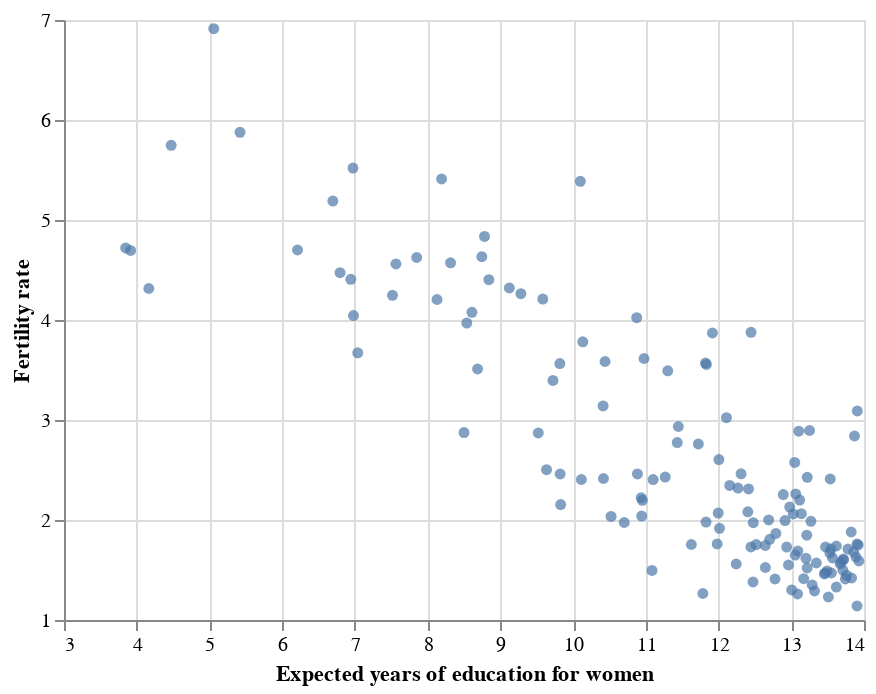

The notebook cell this image was saved under:
### Markdown cell above
<!-- BEGIN QUESTION -->

### Q0 (a) Simple scatterplot

Construct a scatterplot of total fertility against expected years of education for women. Label the axes 'Fertility rate' and 'Expected years of education for women'. Store this plot as `simple_scatter` and display the graphic.

(*Remark*: be sure to include `scale = alt.Scale(zero = False)` in the axis specification so that your plot does not have extra whitespace.)

<!--
BEGIN QUESTION
name: q0_a
points: 1
manual: true
-->

### Code cell
#solution
# BEGIN SOLUTION NO PROMPT
simple_scatter = alt.Chart(reg_data).mark_circle().encode(
    x = alt.X('educ_expected_yrs_f', 
              title = 'Expected years of education for women', 
              scale = alt.Scale(zero = False)),
    y = alt.Y('fertility_total', 
              title = 'Fertility rate', 
              scale = alt.Scale(zero = False))
)

simple_scatter
# END SOLUTION

### Figure 1 — Vega-Lite specification as saved in the notebook (floating-point values rounded to 4 significant figures; data arrays with more than 128 entries replaced by an {"elided": "..."} marker saying what was removed)
{"config": {"view": {"continuousWidth": 400, "continuousHeight": 300}}, "data": {"name": "data-878bf507ee03343e0ec53a03230efe6b"}, "mark": "circle", "encoding": {"x": {"type": "quantitative", "field": "educ_expected_yrs_f", "scale": {"zero": false}, "title": "Expected years of education for women"}, "y": {"type": "quantitative", "field": "fertility_total", "scale": {"zero": false}, "title": "Fertility rate"}}, "$schema": "https://vega.github.io/schema/vega-lite/v4.8.1.json", "datasets": {"data-878bf507ee03343e0ec53a03230efe6b": {"elided": "139 records"}}}
